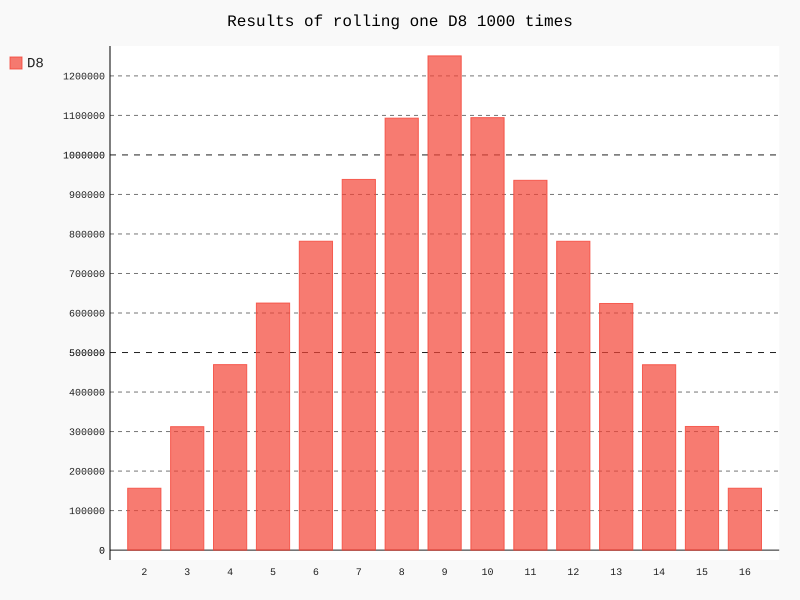

Write the Python code that produced this figure.
# !/usr/bin/python3
# -*- coding: UTF-8 -*-

__author__ = 'joedd'

from die import Die
import pygal




def rangeResults(max_range):
    # max_range = 1000
    #
    # 将使用Python可视化包Pygal来生成可缩放的矢量图形文件
    # 创建一个D8
    die_1 = Die(8)

    die_2 = Die(8)

    # 掷几次骰子，并将结果存储在一个列表中

    # 列表解析：自动生成这种列表的循环
    results = [die_1.roll() + die_2.roll() for roll_num in range(max_range)]

    # 分析结果
    # frequencies = []
    max_result = die_1.num_sides + die_2.num_sides

    frequencies = [results.count(value) for value in range(2, max_result + 1)]

    print(frequencies)

    # 对结果进行可视化

    hist = pygal.Bar()

    hist.title = "Results of rolling one D8 1000 times"

    hist.x_labels = ['2', '3', '4', '5', '6', '7', '8', '9', '10', '11', '12', '13', '14', '15', '16']
    hist._x_title = "Result"
    hist._y_title = "Frequency of request"

    hist.add('D8', frequencies)

    hist.render_to_file('die_visual4.svg')




rangeResults(1000)


while True:
    x = int(input('Enter a number for x: '))
    max_range = x +1000

    rangeResults(max_range)
